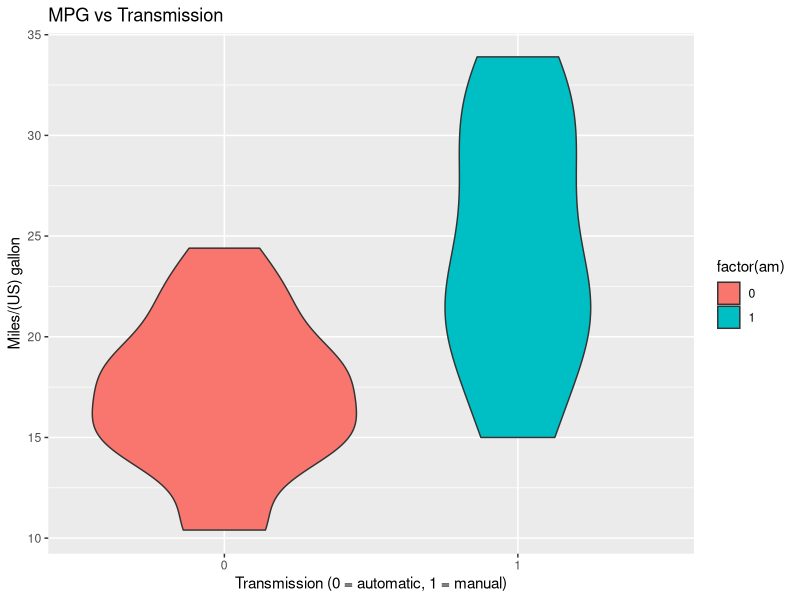
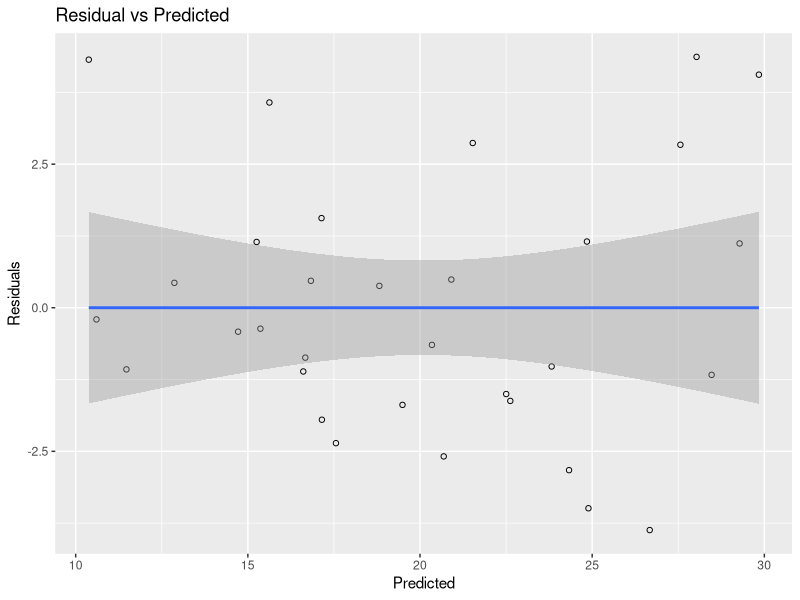

Reproduce these figures in R, in order.
## ---- chunk 1
library(car)


cars <- mtcars
summary(data.frame(cars$mpg, cars$cyl, cars$disp, cars$hp, cars$drat, cars$wt, cars$qsec, cars$carb))

require(ggplot2)
ggplot(data=cars, aes(x=factor(am), y=mpg, fill=factor(am))) +
  geom_violin() +
  ylab('Miles/(US) gallon') + 
  xlab('Transmission (0 = automatic, 1 = manual)') + 
  ggtitle('MPG vs Transmission')

mpg.mean <- c(mean(cars[cars$am==0, 'mpg']), mean(cars[cars$am==1, 'mpg']))
## ---- chunk 2
# The following block of commented code was used to find the most important fields for our regression
# summary(lm(mpg ~ cyl + disp + hp + drat + wt + qsec + vs + am + gear + carb, data = cars))$coef
# summary(lm(mpg ~ disp + hp + drat + wt + qsec + vs + am + gear + carb, data = cars))$coef
# summary(lm(mpg ~ disp + hp + drat + wt + qsec + am + gear + carb, data = cars))$coef
# summary(lm(mpg ~ disp + hp + drat + wt + qsec + am + gear, data = cars))$coef
# summary(lm(mpg ~ disp + hp + wt + qsec + am + gear, data = cars))$coef
# summary(lm(mpg ~ hp + wt + qsec + am + gear, data = cars))$coef
# summary(lm(mpg ~ wt + qsec + am + gear, data = cars))$coef
# summary(lm(mpg ~ wt + qsec + am, data = cars))$coef
# summary(lm(mpg ~ wt + qsec, data = cars))$coef
# summary(lm(mpg ~ wt, data = cars))$coef

fitA <- lm(mpg ~ wt, data = cars)
fitB <- lm(mpg ~ wt + qsec, data = cars)
fitC <- lm(mpg ~ wt + qsec + am, data = cars)
fitD <- lm(mpg ~ wt + qsec + am + gear, data = cars)

fitAtoC <- anova(fitA, fitB, fitC)[6]
fitAtoD <- anova(fitA, fitB, fitC, fitD)[6]
## ---- chunk 3
cars <- cbind(cars, qsec.2.I = 1/(cars$qsec*cars$qsec))

lm.qsec <- summary(lm(mpg ~ wt + qsec + am, data = cars))$coef
lm.qsec.2.I <- summary(lm(mpg ~ wt + qsec.2.I + am, data = cars))$coef

lm.qsec
lm.qsec.2.I

lm.qsec <- summary(lm(mpg ~ wt + qsec + am, data = cars))
lm.qsec.2.I <- summary(lm(mpg ~ wt + qsec.2.I + am, data = cars))
## ---- chunk 4
fit <- lm(mpg ~ wt + qsec.2.I + am, data = cars)
ggplot(cars, aes(x=predict(fit), y=resid(fit))) +
  geom_point(shape=1) + geom_smooth(method=lm) +
  ylab('Residuals') + xlab('Predicted') + ggtitle('Residual vs Predicted')
